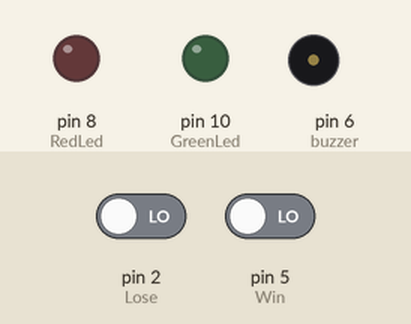
This sketch was run on a simulated Arduino Uno, built with avr-gcc and run on an emulated ATmega328P. Shown: output pins drawn as LEDs (lit = HIGH), buzzer (waves = sounding, pin HIGH). Inputs (shaded band) come from the test bench; at power-on: pin 2 (Lose) LOW, pin 5 (Win) LOW.

Above: at 1.2 s.
1.3 s: pin 2 (Lose) driven HIGH
At 2.1 s:
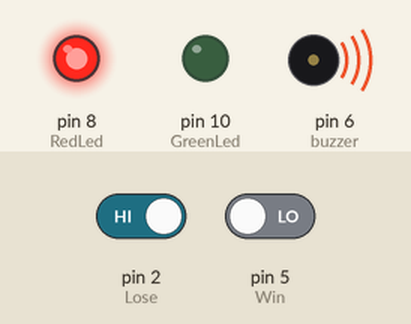
4.3 s: pin 2 (Lose) driven LOW
At 5.5 s:
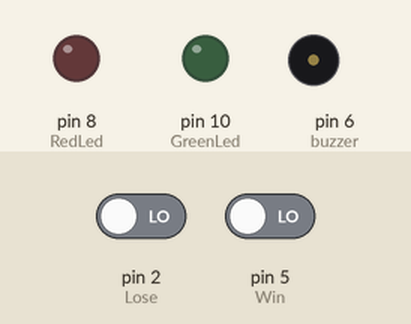
5.8 s: pin 5 (Win) driven HIGH
At 7.1 s:
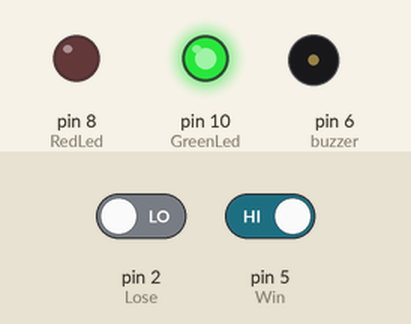
8.8 s: pin 5 (Win) driven LOW
At 10.2 s:
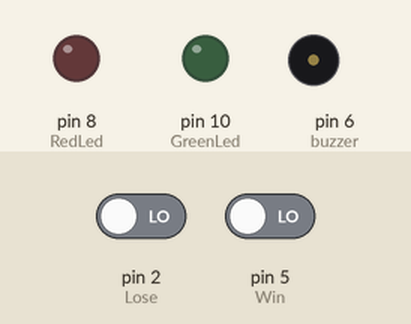
Timing chart, 0 to 11.3 s (numbered marks = the images above; inputs shaded):
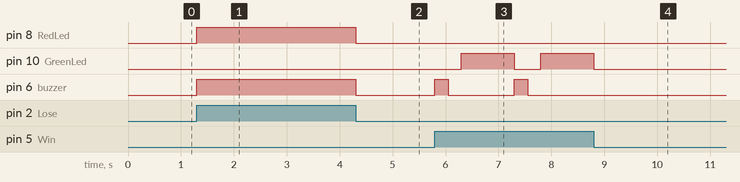

The sketch:

WireMaze.ino
```cpp
//Buzzer game :)

int RedLed = 8; // If coil Wand touches the wire maze The Led turn on
int GreenLed = 10; // If Coil Wand touches the End of wire maze Turns on
int Lose = 2; //Wire maze
int Win = 5; //Finish Line
int buzzer = 6;


void setup() {
  pinMode (RedLed, OUTPUT);
  pinMode (GreenLed, OUTPUT);
  pinMode (buzzer, OUTPUT);
  pinMode (Lose, INPUT);
  pinMode (Win, INPUT);
}

void loop() {
  if (digitalRead(Lose)==HIGH){
    LoseBuz();
    digitalWrite(RedLed,HIGH);
    delay(1000); // delay is 1 sec
    digitalWrite(RedLed,LOW);
  }
  else if (digitalRead(Win)==HIGH){
    WinBuz();
    digitalWrite(GreenLed,HIGH);
    delay(1000); // delay is 1 sec
    digitalWrite(GreenLed,LOW);
  }
  else //turn off all led and buzzer
  {
    digitalWrite(RedLed,LOW);
    digitalWrite(buzzer,LOW);
    digitalWrite(GreenLed,LOW);
  }
}

// I used Void to seperate the code of buzzer
// Buzzer win and Lose Sound

void LoseBuz(){
  digitalWrite(buzzer, HIGH);
}
void WinBuz(){
  digitalWrite(buzzer,HIGH);
  delay(250); // delay is 1/4 of a sec
  digitalWrite(buzzer,LOW);
  delay(250); // delay is 1/4 of a sec
}
```

Measured:
- after the input at 1.3 s, pin 8 (RedLed), pin 6 (buzzer): LOW → HIGH at once
- after the input at 4.3 s, pin 8 (RedLed), pin 6 (buzzer): HIGH → LOW at once
- after the input at 5.8 s, pin 10 (GreenLed): LOW → HIGH after 0.50 s, → LOW 1.0 s later, → HIGH 0.50 s later; pin 6 (buzzer): alternates HIGH for 0.25 s and LOW for 1.3 s, starting at once
- after the input at 8.8 s, pin 10 (GreenLed): goes on until 8.8 s, then stays LOW; pin 6 (buzzer): stops changing and stays LOW
